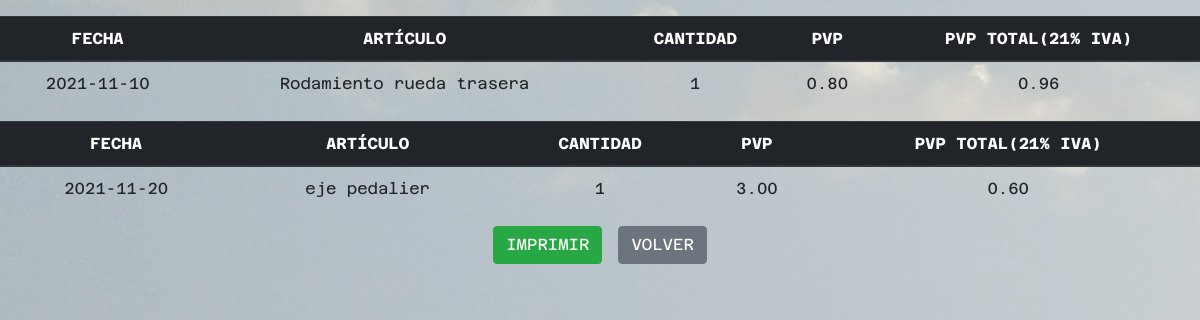
Page /php/facturas_clientes.php (signed in) on the committed database.
### tables this page shows
CREATE TABLE `facturas` (
  `id_cliente` int(20) NOT NULL,
  `fecha_factura` date NOT NULL,
  `articulo` varchar(50) NOT NULL,
  `cantidad` varchar(11) NOT NULL,
  `PVP` decimal(5,2) UNSIGNED NOT NULL,
  `Total` decimal(5,2) NOT NULL
);

### php/facturas_clientes.php (the view, shortened to what this page needs)
<html>
<head>
    <link rel="stylesheet" href="estilos.css">
    <link rel="stylesheet" href="https://maxcdn.bootstrapcdn.com/bootstrap/4.0.0/css/bootstrap.min.css">
    <link rel="stylesheet" href="https://cdnjs.cloudflare.com/ajax/libs/animate.css/3.5.2/animate.min.css">
    <link rel="stylesheet" href="https://cdnjs.cloudflare.com/ajax/libs/font-awesome/5.15.4/css/all.min.css" />
</head>
<body>
<?php
$usuario_cliente = $_SESSION['usuarioCliente'];
$pdo = conexion();
$sql = "SELECT id_cliente FROM login_clientes where usuario_cliente='".$usuario_cliente."'";
$stmt = $pdo->query($sql);
$row = $stmt->fetch();
$sqlFacturas = "SELECT fecha_factura,articulo,cantidad,PVP,total from facturas where id_cliente=".$row['id_cliente'];
$stmt2 = $pdo->query($sqlFacturas);
while($row = $stmt2->fetch()){ ?>
	<table class="tabla_muestra_facturas mb-3 mt-3 table">
                            <thead class="thead-dark">
                                <tr class="cabecera_tabla text-center">
                                    <th class="thead-dark">FECHA</th>
                                    <th class="thead-dark">ARTÍCULO</th>
                                    <th class="thead-dark">CANTIDAD</th>
                                    <th class="thead-dark">PVP</th>
                                    <th class="thead-dark">PVP TOTAL(21% IVA)</th>
                                </tr>
                            </thead>
                            <tbody>
                                <tr class="cabecera_tabla text-center">
                                    <?php
                                    echo "<td>".$row['fecha_factura']."<br></td>";
                                    echo "<td>".$row['articulo']."<br></td>";
                                    echo "<td>".$row['cantidad']."<br></td>";
                                    echo "<td>".$row['PVP']."<br></td>";
                                    echo "<td>".$row['total']."<br></td>";
                                    echo "</tr>" ?>
                            </tbody>
                        </table>
<?php }
?>
<div class="col-12 d-flex justify-content-center mt-3">
        <button class="btn btn-success mr-3">IMPRIMIR</button>
        <a href="../home.php" class="btn btn-secondary">VOLVER</a>
</div>
</body>
</html>

### estilos.css (style rules this page uses)
body { background-image: url(img/fondoLoginOpacity.jpg); }
body * { font-family: 'AzeretMono'; }

### rows in the picture
facturas: fecha_factura "2021-11-10", articulo "Rodamiento rueda trasera", cantidad "1", PVP "0.80", Total "0.96"
facturas: fecha_factura "2021-11-20", articulo "eje pedalier", cantidad "1", PVP "3.00", Total "0.60"
